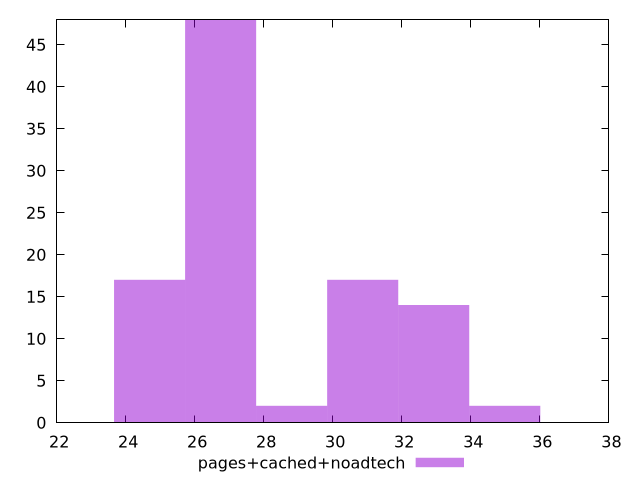

This chart was generated by the following gnuplot code:
$_pagesCachedNoadtech <<EOF
24.693880187611086 17
32.925173583481445 14
28.809526885546266 2
30.867350234513854 17
26.751703536578674 48
34.98299693244903 2
EOF
set key outside below
set terminal pngcairo
set output "report_00004_2020-11-02T20-21-41.718Z/max-potential-fid/pages+cached+noadtech//raw_hist.png"
set yrange [0:48]
set boxwidth 2.0578233489675903
set style fill transparent solid 0.5 noborder
plot $_pagesCachedNoadtech title "pages+cached+noadtech" with boxes ,
